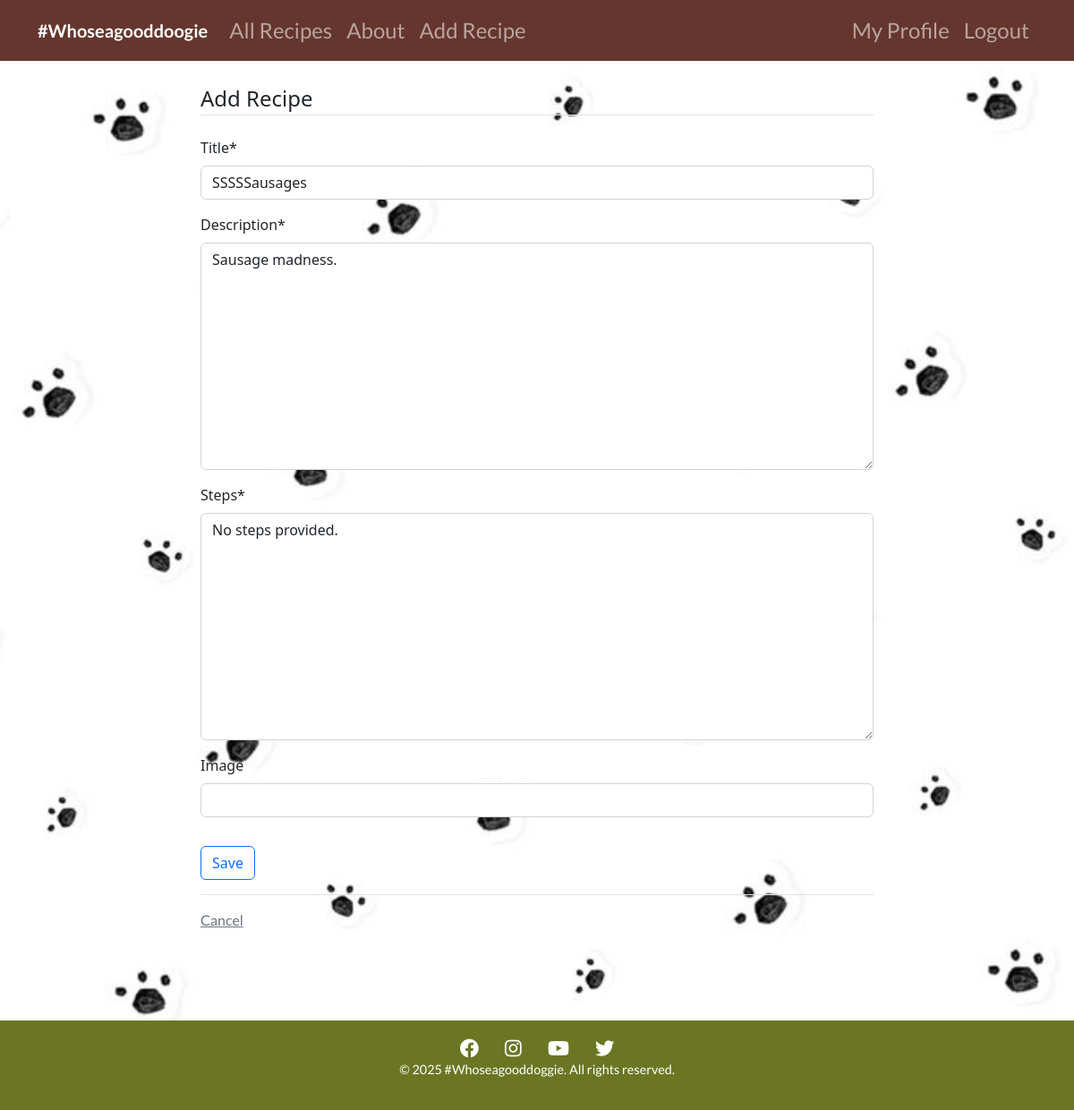
The app's page /recipe/2/update (signed in) with its own data.
### recipes/models.py (models this page shows, shortened)
class Recipe(models.Model):
    title = models.CharField(max_length=100)
    description = models.TextField()
    steps = models.TextField(default="No steps provided.")  # New field for recipe steps  # New field for recipe steps
    author = models.ForeignKey(User, on_delete=models.CASCADE)
    created_at = models.DateTimeField(auto_now_add=True)
    updated_at = models.DateTimeField(auto_now=True)
    image = CloudinaryField('image', blank=True, null=True)  # Field for image upload

### recipes/views.py (the view, shortened to what this page needs)
# urls.py: path('recipe/<int:pk>/update', views.RecipeUpdateView.as_view(), name="recipes-update"),
class RecipeUpdateView(LoginRequiredMixin, UserPassesTestMixin, UpdateView):
    model = Recipe
    fields = ['title', 'description', 'steps', 'image']  # Include all fields for updating
    def test_func(self):
        recipe = self.get_object()
        return self.request.user == recipe.author

### recipes/templates/recipes/recipe_form.html (shortened to what this page needs)
{% extends "recipes/base.html" %}
{% load crispy_forms_tags %}
{% block content %}
<div class="container">
  <form method="POST" enctype="multipart/form-data">
    <fieldset class="form-group">
      <legend class="border-bottom mb-4">Add Recipe</legend>
      {{ form|crispy }}
    </fieldset>
    <div class="form-group py-3">
      <input class="btn btn-outline-primary" type="submit" value="Save" />
    </div>
  </form>
  <div class="border-top pt-3">
    <a class="text-muted" href="{% url 'recipes-home' %}">Cancel</a>
  </div>
</div>
{% endblock content %}

### static/assets/css/styles.css (style rules this page uses)
body { font-family: 'Lato', sans-serif; margin: 0; padding: 0; box-sizing: border-box; background-image: url('/static/assets/images/Paws3.jpg'); background-size: cover; background-repeat: no-repeat; background-attachment: fixed; background-position: center; color: #fff; padding-bottom: 200px; }
p, a, button { font-family: 'Lato', sans-serif; font-weight: 400; }

### records on screen
Recipe: title "SSSSSausages", description "Sausage madness.", steps "No steps provided."
